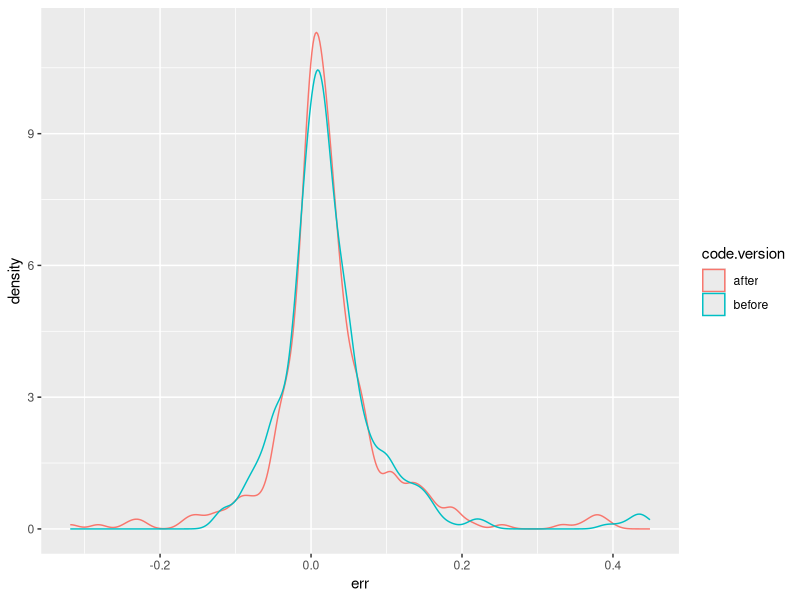

This chart was generated by the following R code:
library(dplyr)
library(ggplot2)
beforeDf <- read.csv("before.tsv",sep="\t")
afterDf <- read.csv("after.tsv",sep="\t")

beforeDf$code.version <- "before"
afterDf$code.version <- "after"

togetherDf <- rbind(beforeDf,afterDf)

togetherDf$Predicted <- as.numeric(togetherDf$Predicted)
togetherDf <- togetherDf %>% select(code.version, Actual , Predicted)
togetherDf$err <- togetherDf$Predicted - togetherDf$Actual

ggplot(data=togetherDf,aes(x=err,color=code.version))+geom_density()



